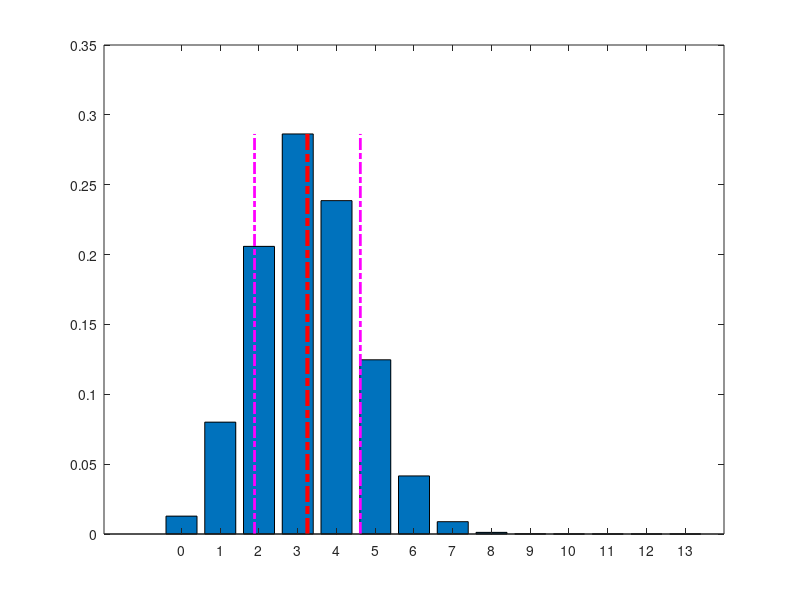
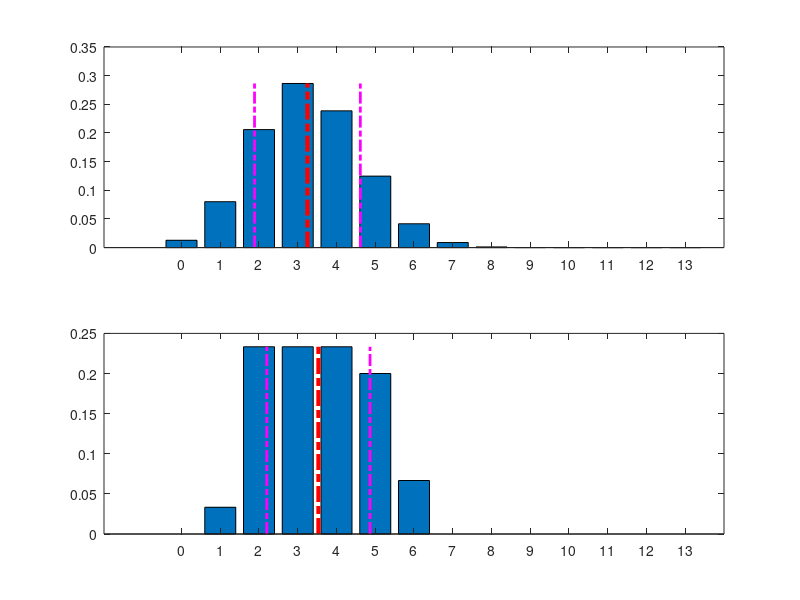

Here is the MATLAB script that generated these plots, in order:
%% Rensk arbeidsplassen...

clc;
clear all;
format compact;

%% Kode basert på skriptet brukt for eksempel 14.1.5, fokus på hypergeometrisk fordeling. 

% I vårt pensum har vi tre teljevariablar, og den hypergeometriske
% fordelinga er ei av desse. (Dei to andre er binomiske fordeling, og
% Poissonfordeling.)

% Dersom vi har ein situasjon der vi (1) tel enten-eller utfall, og (2) der
% vi ikkje har tilbakelegging (tenk t.d. på å trekke 5 kort frå ein
% kortstokk, og vi vil sjå kor mange spar som vi har trekt ut), så har vi
% ei hypergeometrisk fordeling.  I ein slik situasjon har vi eit tal N som
% gir oss samla tal element (kort) vi har tilgang til (N=52 kort), og vi
% har eit tal M som seier oss kor mange kort som er i den gruppa vi er
% interessert i (M=13 spar), i tillegg har vi eit tal n som seier oss kor
% mange element vi ser på (n=5 i dette tilfellet).  

% I MATLAB kan vi rekne ut sannsynet for ulike sannsyn relatert til ei
% hypergeometrisk fordeling via 'hygepdf'-funksjonen, men ettersom de ikkje
% har tilgang til MATLAB på eksamen vil vi her bruke formelen for
% punktsannsyn direkte.  For denne utrekninga vil vi ha bruk for utrekning
% av binomialkoeffisientar, og dette kan vi i MATLAB gjere via
% 'nchoosek'-funksjonen (på ein enkel kalkulator vil de finne ein
% 'nPr'-knapp som gjer same jobben).

%% Spesifisering av parametrane til vår hypergeometriske fordeling.

N = 52;
M = 13;
n = 13;

% NB: Talet M gir oss ei maksgrense på kor mange vi kan sjå som
% tilfredstiller kravet vi ser på. Vidare: Dersom vi trekk mange nok kort,
% så vil det også vere ei nedre grense for kor mange kort vi minst må få
% ut.

maks_verdi = min(n,M);
min_verdi = max(0, M - (N-n));

Verdimengde_X = min_verdi:maks_verdi;

% Rekn ut dei tilhøyrande punktsannsyna.

clear Prob_X
Prob_X(1:length(Verdimengde_X)) = 0;
for x = Verdimengde_X
    Prob_X(x+1-min_verdi) =   nchoosek(M,x)*nchoosek(N-M,n-x) / nchoosek(N,n);
end    

% Enkel visualisering 
bar(Verdimengde_X, Prob_X)
%% Finn forventingsverdi

%.. Merk: Vi kan rekne ut forventingsverdien som før, dvs. via,
% E_X = sum(Verdimengde_X .* Prob_X)
%.. men på eksamensdagen må vi bruke formelen

E_X = n * M /N

% Visualisering med forventingsverdi (som stipla linje i raud farge)

bar(Verdimengde_X, Prob_X)
hold on
plot([E_X, E_X], [0, max(Prob_X)], 'Color', "red", ...
     'LineWidth', 3, 'LineStyle', '-.')
hold off
%% Utrekning av varians

%.. Merk: Vi kan rekne ut forventingsverdien som før, dvs. via formel
%.. Var(X) = E(X^2) - E(X)^2, dvs.  
% E_X = sum(Verdimengde_X .* Prob_X)
% E_X2 = sum(Verdimengde_X .^2 .* Prob_X)
% Var_X = E_X2 - E_X^2
%.. men på eksamensdagen må vi bruke formelen

Var_X = n*(M/N) * (1 - M/N) * (N-n)/(N-1)

% Finn standardavviket ved å ta kvadratrot. (SD frå engelsk Standard
% deviation.)

SD_X = sqrt(Var_X)

% Visualisering med forventingsverdi, og pluss/minus eitt standardavvik
bar(Verdimengde_X, Prob_X)
hold on
plot([E_X, E_X], [0, max(Prob_X)], 'Color', "red", ...
     'LineWidth', 3, 'LineStyle', '-.')
plot([E_X, E_X] - SD_X, [0, max(Prob_X)], 'Color', "magenta", ...
     'LineWidth', 2, 'LineStyle', '-.')
plot([E_X, E_X] + SD_X, [0, max(Prob_X)], 'Color', "magenta", ...
     'LineWidth', 2, 'LineStyle', '-.')
hold off
%% Vi vil trekke frå fordelinga

n_sample = 30;
sample = randsample(Verdimengde_X, n_sample, true, Prob_X);

%  Estimer forventing, varians og standardavvik frå utvalet vårt.

estimert_E_X = mean(sample)
estimert_Var_X = var(sample)
estimert_SD_X = sqrt(estimert_Var_X)

% Finn estimerte også estimerte verdiar av Prob_X basert på utvalet.

estimert_Prob_X = zeros(size(Verdimengde_X));
for i = 1:length(Verdimengde_X)
    estimert_Prob_X(i) = sum(sample == Verdimengde_X(i)) / n_sample ;
end

% Vis plott med både original fordeling og resultat basert på utval.

% Visualisering med forventingsverdi, og pluss/minus eitt standardavvik

figure;
% Øverste plott (sann fordeling)
subplot(2, 1, 1); % 2 rader, 1 søyle, første plott
bar(Verdimengde_X, Prob_X)
hold on
plot([E_X, E_X], [0, max(Prob_X)], 'Color', "red", ...
     'LineWidth', 3, 'LineStyle', '-.')
plot([E_X, E_X] - SD_X, [0, max(Prob_X)], 'Color', "magenta", ...
     'LineWidth', 2, 'LineStyle', '-.')
plot([E_X, E_X] + SD_X, [0, max(Prob_X)], 'Color', "magenta", ...
     'LineWidth', 2, 'LineStyle', '-.')
hold off
% Nederste plott (basert på utval)
subplot(2, 1, 2);
bar(Verdimengde_X, estimert_Prob_X)
hold on
plot([estimert_E_X, estimert_E_X], [0, max(estimert_Prob_X)], 'Color', "red", ...
     'LineWidth', 3, 'LineStyle', '-.')
plot([estimert_E_X, estimert_E_X] - estimert_SD_X, [0, max(estimert_Prob_X)], 'Color', "magenta", ...
     'LineWidth', 2, 'LineStyle', '-.')
plot([estimert_E_X, estimert_E_X] + estimert_SD_X, [0, max(estimert_Prob_X)], 'Color', "magenta", ...
     'LineWidth', 2, 'LineStyle', '-.')
hold off

%% OBS: Det er ikkje sikkert at alle verdiane er observert i vårt sample!

% Det kan vere at vi ikkje ser sjeldne hendingar når vi trekk frå ei
% binomisk fordeling.  Dette kan vi undersøke ved t.d. å sjå på:

unique(sample)

format shortG
[Prob_X; estimert_Prob_X    ]
format default